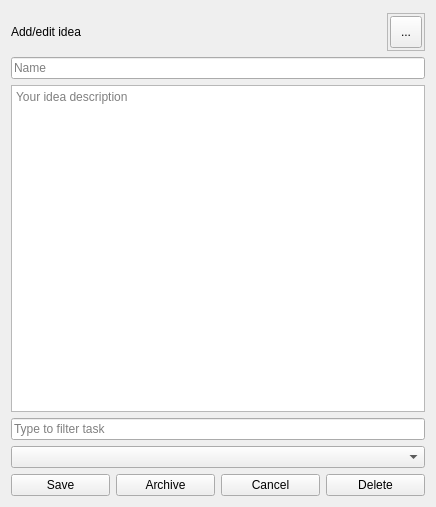
<?xml version="1.0" encoding="UTF-8"?>
<ui version="4.0">
 <class>Form</class>
 <widget class="QWidget" name="Form">
  <property name="geometry">
   <rect>
    <x>0</x>
    <y>0</y>
    <width>436</width>
    <height>507</height>
   </rect>
  </property>
  <property name="windowTitle">
   <string>Idea</string>
  </property>
  <property name="windowIcon">
   <iconset resource="../resources.qrc">
    <normaloff>:/icons/icons/png/tray.png</normaloff>:/icons/icons/png/tray.png</iconset>
  </property>
  <property name="windowOpacity">
   <double>0.950000000000000</double>
  </property>
  <layout class="QGridLayout" name="gridLayout">
   <item row="1" column="0">
    <layout class="QVBoxLayout" name="verticalLayout">
     <item>
      <widget class="QLineEdit" name="lineEdit_name">
       <property name="placeholderText">
        <string>Name</string>
       </property>
      </widget>
     </item>
     <item>
      <widget class="QTextEdit" name="textEdit">
       <property name="html">
        <string>&lt;!DOCTYPE HTML PUBLIC &quot;-//W3C//DTD HTML 4.0//EN&quot; &quot;http://www.w3.org/TR/REC-html40/strict.dtd&quot;&gt;
&lt;html&gt;&lt;head&gt;&lt;meta name=&quot;qrichtext&quot; content=&quot;1&quot; /&gt;&lt;style type=&quot;text/css&quot;&gt;
p, li { white-space: pre-wrap; }
&lt;/style&gt;&lt;/head&gt;&lt;body style=&quot; font-family:'MS Shell Dlg 2'; font-size:8.25pt; font-weight:400; font-style:normal;&quot;&gt;
&lt;p style=&quot;-qt-paragraph-type:empty; margin-top:0px; margin-bottom:0px; margin-left:0px; margin-right:0px; -qt-block-indent:0; text-indent:0px;&quot;&gt;&lt;br /&gt;&lt;/p&gt;&lt;/body&gt;&lt;/html&gt;</string>
       </property>
       <property name="placeholderText">
        <string>Your idea description</string>
       </property>
      </widget>
     </item>
     <item>
      <widget class="QLineEdit" name="lineEdit_fuzzyfilter">
       <property name="placeholderText">
        <string>Type to filter task</string>
       </property>
      </widget>
     </item>
     <item>
      <widget class="QComboBox" name="comboBox_tasks"/>
     </item>
     <item>
      <layout class="QHBoxLayout" name="horizontalLayout">
       <item>
        <widget class="QPushButton" name="pushButton_save">
         <property name="text">
          <string>Save</string>
         </property>
        </widget>
       </item>
       <item>
        <widget class="QPushButton" name="pushButton_archive">
         <property name="text">
          <string>Archive</string>
         </property>
        </widget>
       </item>
       <item>
        <widget class="QPushButton" name="pushButton_cancel">
         <property name="text">
          <string>Cancel</string>
         </property>
        </widget>
       </item>
       <item>
        <widget class="QPushButton" name="pushButton_delete">
         <property name="text">
          <string>Delete</string>
         </property>
        </widget>
       </item>
      </layout>
     </item>
    </layout>
   </item>
   <item row="0" column="0">
    <layout class="QHBoxLayout" name="horizontalLayout_3" stretch="0,0,0">
     <property name="spacing">
      <number>0</number>
     </property>
     <property name="sizeConstraint">
      <enum>QLayout::SetDefaultConstraint</enum>
     </property>
     <property name="topMargin">
      <number>2</number>
     </property>
     <item>
      <widget class="QLabel" name="label_8">
       <property name="text">
        <string>Add/edit idea</string>
       </property>
      </widget>
     </item>
     <item>
      <spacer name="horizontalSpacer_2">
       <property name="orientation">
        <enum>Qt::Horizontal</enum>
       </property>
       <property name="sizeType">
        <enum>QSizePolicy::Expanding</enum>
       </property>
       <property name="sizeHint" stdset="0">
        <size>
         <width>40</width>
         <height>20</height>
        </size>
       </property>
      </spacer>
     </item>
     <item>
      <widget class="QFrame" name="frame_2">
       <property name="minimumSize">
        <size>
         <width>38</width>
         <height>38</height>
        </size>
       </property>
       <property name="frameShape">
        <enum>QFrame::StyledPanel</enum>
       </property>
       <property name="frameShadow">
        <enum>QFrame::Raised</enum>
       </property>
       <layout class="QGridLayout" name="gridLayout_10">
        <property name="sizeConstraint">
         <enum>QLayout::SetDefaultConstraint</enum>
        </property>
        <property name="leftMargin">
         <number>0</number>
        </property>
        <property name="topMargin">
         <number>0</number>
        </property>
        <property name="rightMargin">
         <number>0</number>
        </property>
        <property name="bottomMargin">
         <number>0</number>
        </property>
        <property name="horizontalSpacing">
         <number>0</number>
        </property>
        <item row="0" column="0">
         <widget class="QToolButton" name="toolButton_close">
          <property name="minimumSize">
           <size>
            <width>32</width>
            <height>32</height>
           </size>
          </property>
          <property name="maximumSize">
           <size>
            <width>32</width>
            <height>32</height>
           </size>
          </property>
          <property name="toolTip">
           <string>Close</string>
          </property>
          <property name="styleSheet">
           <string notr="true"/>
          </property>
          <property name="text">
           <string>...</string>
          </property>
          <property name="icon">
           <iconset resource="../resources.qrc">
            <normaloff>:/icons/icons/png/cross.png</normaloff>:/icons/icons/png/cross.png</iconset>
          </property>
          <property name="iconSize">
           <size>
            <width>48</width>
            <height>48</height>
           </size>
          </property>
         </widget>
        </item>
       </layout>
      </widget>
     </item>
    </layout>
   </item>
  </layout>
 </widget>
 <resources>
  <include location="../resources.qrc"/>
 </resources>
 <connections/>
</ui>
